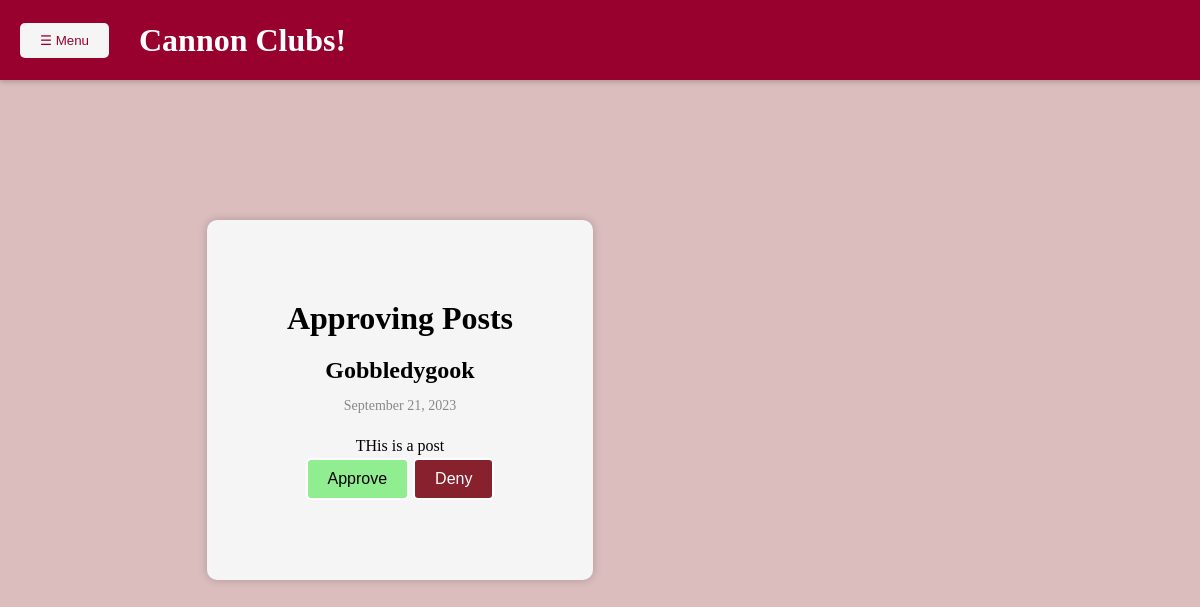
Screenshot of /blog/approval/post/124/ with the database file from the repository.
### blog/models.py (models this page shows, shortened)
class Post(models.Model):
    name = models.CharField(max_length=50)
    picture = models.ImageField()
    club = models.CharField(max_length=50, default="Nobody")
    pub_date = models.DateTimeField("date published")
    words = models.CharField(max_length=250)
    approved = models.BooleanField(default=False)

### blog/views.py (the view)
# urls.py: path("approval/post/<int:pk>/", views.ApprovalPostDetailView.as_view(), name="approval_post_detail"),
class ApprovalPostDetailView(generic.DetailView):
    model = Post
    template_name = "blog/approve_post.html"
    def get_queryset(self):
        return Post.objects.filter(pub_date__lte=timezone.now())

### blog/templates/blog/approve_post.html (shortened to what this page needs)
{% load static %}
<html>
    <head>
    <link rel="stylesheet" type="text/css" href="{% static 'blog/full.css' %}">
    </head>
    <body>
        <header id="navbar">
            <button id="menu-button">&#9776; Menu</button>
            <h1>Cannon Clubs!</h1>
        </header>
<div class="container">
    <div class="stuff">
    <h1>Approving Posts</h1>
<h2 class="post-title">{{ object.name }}</h2>
<p class="post-date">{{ object.pub_date|date:"F j, Y" }}</p>
    <div class="post-content">
        {{ object.words|safe }}
    </div>
<button class = "approvingness" id="yes_button" data-param="approved" the-id="{{ object.id }}" model="post">Approve</button>
<button class = "approvingness" id="no_button" data-param="denied" the-id="{{ object.id }}" model="post">Deny</button>
</div>
</div>
</body>
</html>

### blog/static/blog/full.css (style rules this page uses)
h1 { padding: 0; margin: 0; text-align: center; }
body { margin: 0; padding-bottom: 50px; overflow-x: hidden; background-color: rgb(219, 189, 189); }
body { display: flex; flex-direction: column; min-height: 100vh; }
#navbar { background-color: rgb(152, 0, 46); color: white; position: fixed; top: 0; left: 0; width: 100%; box-shadow: 0 2px 5px rgba(0, 0, 0, 0.2); z-index: 1000; }
#navbar { background-color: rgb(152, 0, 46); color: white; position: fixed; top: 0; left: 0; width: 100%; height: 120px; box-shadow: 0 2px 5px rgba(0, 0, 0, 0.2); z-index: 1000; display: flex; justify-content: left; align-items: center; }
#navbar h1 { padding-left: 20px; }
body { margin: 0; padding: 0; display: flex; justify-content: center; align-items: center; min-height: 100vh; background-color: rgb(219, 189, 189); }
#navbar { background-color: rgb(152, 0, 46); color: white; position: fixed; top: 0; left: 0; width: 100%; height: 10%; box-shadow: 0 2px 5px rgba(0, 0, 0, 0.2); z-index: 1000; display: flex; justify-content: left; align-items: center; padding-left: 20px; }
body { display: grid; grid-template-columns: 2fr 1fr; min-height: 100vh; margin: 0; }
#navbar #menu-button { cursor: pointer; padding: 10px 20px; background-color: whitesmoke; color: rgb(152, 0, 46); border: none; border-radius: 5px; margin-right: 10px; }
.container { max-width: max-content; padding: 80px; margin: 0 auto; background-color: #f5f5f5; box-shadow: 0 0 10px rgba(0, 0, 0, 0.2); border-radius: 10px; text-align: center; transition: background-color 0.3s, box-shadow 0.3s; box-sizing: border-box; }
.post-title { font-size: 24px; margin-bottom: 10px; color:black; }
.post-date { color: #888; font-size: 14px; }
.post-content { margin-top: 20px; line-height: 1.5; color: black; }
#yes_button { display: inline-block; padding: 10px 20px; font-size: 16px; text-align: center; text-decoration: none; cursor: pointer; border: 2px solid #fff; border-radius: 5px; background-color: lightgreen; color: black; transition: background-color 0.3s, color 0.3s; }
#no_button { display: inline-block; padding: 10px 20px; font-size: 16px; text-align: center; text-decoration: none; cursor: pointer; border: 2px solid #fff; border-radius: 5px; background-color: rgb(135, 33, 46); color: white; transition: background-color 0.3s, color 0.3s; }
.container { position: relative; }

### rows the page displays
Post: name "Gobbledygook", pub_date "September 21, 2023", words "THis is a post"
